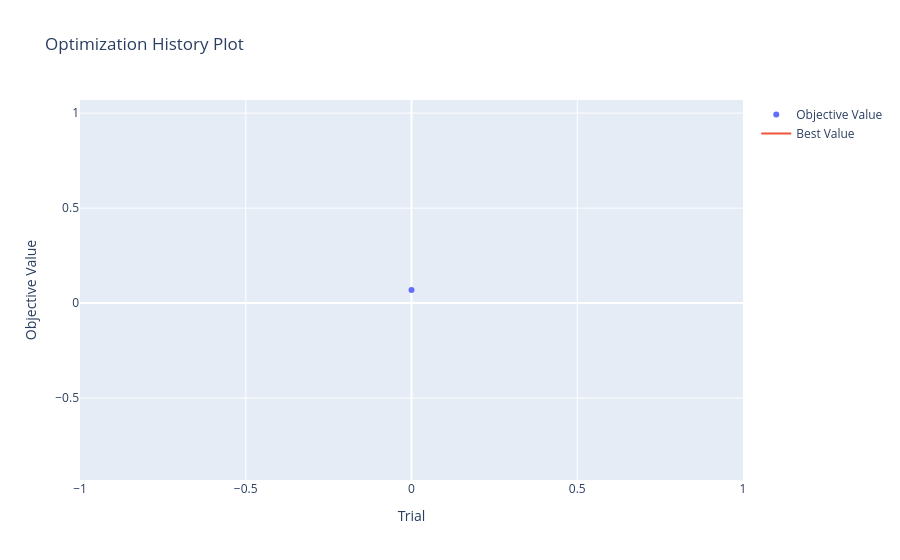

Source (notebook cell):
### Code cell
fig_history = vis.plot_optimization_history(study)
fig_history.show()

fig_importances = vis.plot_param_importances(study)
fig_importances.show()

### Figure 1 — Plotly figure (JSON) as saved in the notebook; plotly's stock layout.template omitted (floating-point values rounded to 4 significant figures)
{"data": [{"mode": "markers", "name": "Objective Value", "type": "scatter", "x": [0], "y": [0.06903]}, {"mode": "lines", "name": "Best Value", "type": "scatter", "x": [0], "y": [0.06903]}, {"marker": {"color": "#cccccc"}, "mode": "markers", "name": "Infeasible Trial", "showlegend": false, "type": "scatter", "x": [], "y": []}], "layout": {"title": {"text": "Optimization History Plot"}, "xaxis": {"title": {"text": "Trial"}}, "yaxis": {"title": {"text": "Objective Value"}}}}
